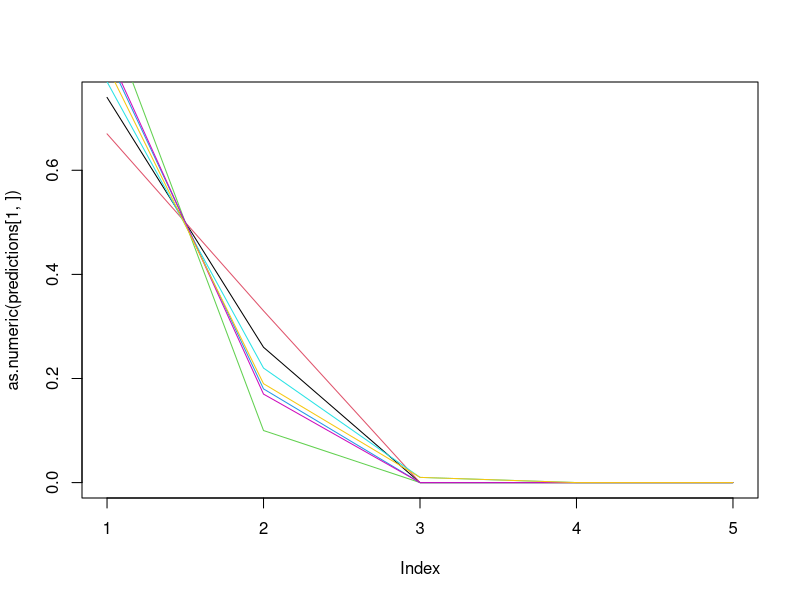

Source code (R):
# Resampling

{
  library(tidyverse)
  library(reshape2)
  library(mgcv)
  library(MASS)
  library(dplyr)
}

# Set WD
# setwd("/Users/skycope/Documents/GitHub/grass-pollen")
setwd("/Users/chloestipinovich/Documents/2020/Thesis Project/grass-pollen")


# Read in data
total   = read.csv("Final_Data/data_complete.csv", h = T) %>% mutate(date = as.Date(date))

# EMA function -----------
EMA = function (series, n){
  ema <- c()
  ema[1:(n-1)] <- NA
  ema[n]<- mean(series[1:n])
  beta <- 0.4
  for (i in (n+1):length(series)){
    ema[i] <- beta * series[i] + 
      (1-beta) * ema[i-1]
  }
  return(ema)
}

train = filter(total, fyear <= 2014) # for 2014 and before
val = filter(total, fyear == 2018)
test = filter(total, fyear == 2019)
  
  
# Training Set: exponential moving average variables
ema = train %>% 
  dplyr::select(pollen_count, ds, min_temp, max_temp, veg_index, humid, rain, wind_speed, wind_dir, fyear, season, pollen_cat) %>%
  mutate(rollmean_maxtemp   = lag(EMA(max_temp, 7), 1),
         #rollmean_vegindex = lag(rollmean(veg_index, 16, na.pad = T, align = 'right'), 1),
         rollmean_pollen    = lag(EMA(pollen_count, 7), 1),
         rollmean_rain      = lag(EMA(rain, 7), 1),
         rollmean_windspeed = lag(EMA(wind_speed, 7), 1),
         rollmean_humid =  lag(EMA(humid, 7), 1),
         rollmean_winddir = lag(EMA(wind_dir, 7), 1),
         lag2_rain = lag(rain, 1),
         lag2_pollen = lag(pollen_count, 1)) %>%
  na.omit() %>%
  mutate(index = 1:nrow(.))

# Validation Set: exponential moving average variables
val_ema = val %>% 
  dplyr::select(pollen_count, ds, min_temp, max_temp, veg_index, humid, rain, wind_speed, wind_dir, fyear, season, pollen_cat) %>%
  mutate(rollmean_maxtemp   = lag(EMA(max_temp, 7), 1),
         #rollmean_vegindex = lag(rollmean(veg_index, 16, na.pad = T, align = 'right'), 1),
         rollmean_pollen    = lag(EMA(pollen_count, 7), 1),
         rollmean_rain      = lag(EMA(rain, 7), 1),
         rollmean_windspeed = lag(EMA(wind_speed, 7), 1),
         rollmean_humid =  lag(EMA(humid, 7), 1),
         rollmean_winddir = lag(EMA(wind_dir, 7), 1),
         lag2_rain = lag(rain, 1),
         lag2_pollen = lag(pollen_count, 1)) %>%
  na.omit() %>%
  mutate(index = 1:nrow(.))

# Test Set: exponential moving average variables
test_ema = test %>% 
  dplyr::select(pollen_count, ds, min_temp, max_temp, veg_index, humid, rain, wind_speed, wind_dir, fyear, season, pollen_cat) %>%
  mutate(rollmean_maxtemp   = lag(EMA(max_temp, 7), 1),
         #rollmean_vegindex = lag(rollmean(veg_index, 16, na.pad = T, align = 'right'), 1),
         rollmean_pollen    = lag(EMA(pollen_count, 7), 1),
         rollmean_rain      = lag(EMA(rain, 7), 1),
         rollmean_windspeed = lag(EMA(wind_speed, 7), 1),
         rollmean_humid =  lag(EMA(humid, 7), 1),
         rollmean_winddir = lag(EMA(wind_dir, 7), 1),
         lag2_rain = lag(rain, 1),
         lag2_pollen = lag(pollen_count, 1)) %>%
  na.omit() %>%
  mutate(index = 1:nrow(.))

# Run GAMs with exponential moving averages
ema_1 = gam(pollen_count ~ 
              fyear +
              s(rollmean_maxtemp) +
              s(max_temp) + s(ds, bs = 'cc', by = fyear) +
              s(wind_dir, bs = 'cc') +  s(rollmean_winddir, bs = 'cc') +
              s(rain) +  s(rollmean_rain) + 
              s(rollmean_pollen) + s(wind_speed) + 
              s(rollmean_windspeed) + s(humid) + s(rollmean_humid) + 
              s(veg_index) + s(lag2_pollen) + s(lag2_rain), 
            family = nb(), data = ema, scale = -0.1)

(theta_est <- ema_1$family$getTheta(TRUE))

ema_2 = gam(pollen_count ~ 
              s(rollmean_maxtemp) +
              s(max_temp) + s(ds, bs = 'cc', by = fyear) +
              s(wind_dir, bs = 'cc') +  s(rollmean_winddir, bs = 'cc') +
              s(rain) +  s(rollmean_rain) + 
              s(rollmean_pollen) + s(wind_speed) + 
              s(rollmean_windspeed) + s(humid) + s(rollmean_humid) + 
              s(veg_index), 
            family = negbin(theta_est), data = ema)

# Set a two week period ----------
twoWeeks   = test[1:14,] %>% 
                dplyr::select(pollen_count, ds, min_temp, max_temp,
                              veg_index, humid, rain, wind_speed, wind_dir, 
                              fyear, season)
twoWeeks$pollen_count[8:14] = NA

# Function that creates required moving averages for prediction:
# - dat    = two week data set
# - rng    = 8 day period, 8th day is the prediction day
# - output = single row of data with all variables required to make prediction
lags = function(dat, rng){
  output = dat[rng,] %>%
    mutate(rollmean_maxtemp   = lag(EMA(max_temp, 7), 1),
           rollmean_pollen    = lag(EMA(pollen_count, 7), 1),
           rollmean_rain      = lag(EMA(rain, 7), 1),
           rollmean_windspeed = lag(EMA(wind_speed, 7), 1),
           rollmean_humid     = lag(EMA(humid, 7), 1),
           rollmean_winddir   = lag(EMA(wind_dir, 7), 1),
           lag2_rain          = lag(rain, 1),
           lag2_pollen        = lag(pollen_count, 1))
  return(output[8,])
}

# Function that performs prediction using ema_2
# - model = best GAM model with corresponding theta_est
# - day   = single row of all variables needed for prediction including moving averages
GAM_predict = function(model, day){
  return(exp(predict(model, day)))
}

# Function that returns Table of frequencies
# - pred = point estimate from day ahead prediction
# - n    = number of samples from neg binomial
# - table(dist_cat)/n = table of category probabilities
freq = function(pred, n){
  dist     = MASS::rnegbin(n, mu = pred, theta = theta_est)
  dist_cat = case_when(
    dist < 1 ~ "Very Low",
    dist >= 1 & dist < 3 ~ "Low",
    dist >= 3 & dist < 8 ~ "Moderate",
    dist >= 8 & dist < 14.8 ~ "High",
    dist >= 14.8 ~ "Very High") %>%
    ordered(., levels = c("Very Low", "Low", "Moderate", "High", "Very High"))
  return(list(freq_table = table(dist_cat)/n, samples = dist))
}

# Function that returns Table of frequencies from n_sample samples
# - dist = row of samples
# - n    = number of samples 
# - table(dist_cat)/n = table of category probabilities
freq2 = function(dist, n){
  dist_cat = case_when(
    dist < 1 ~ "Very Low",
    dist >= 1 & dist < 3 ~ "Low",
    dist >= 3 & dist < 8 ~ "Moderate",
    dist >= 8 & dist < 14.8 ~ "High",
    dist >= 14.8 ~ "Very High") %>%
    ordered(., levels = c("Very Low", "Low", "Moderate", "High", "Very High"))
  return(table(dist_cat)/n)
}

# Function that returns the correct historic data for a specific sample path
# - sample_row = sample path out of 1 to n_samples
# - num days   = number of days forward the sample path has predicted so far 
# - past_sample_data = two week period with specific sample path data
past = function(sample_row, num_days){
  past_sample_data = twoWeeks
  for (day in 1:num_days){
    past_sample_data$pollen_count[day+7]  = past_samples[day,sample_row]
  }
  return(past_sample_data)
}

# Initiate Storage for Predictions
predictions        = as.data.frame(matrix(NA, nrow = 7, ncol = 5))
names(predictions) = c("Very_Low", "Low", "Moderate", "High", "Very_High")
n_samples          = 100 # Set the number fo sample paths
past_samples       = matrix(NA, ncol = n_samples, nrow = 7) # stores each of the n_sample paths for the 7 days 
with_post          = FALSE

# Make 7-day-ahead predictions 
# Update twoWeeks data set as you make a new prediction
for (i in 1:7){
  if (with_post==TRUE){
    if (i == 1){
      day_ahead       = lags(twoWeeks, c(i:(i+7) ) )
      pred            = as.numeric(GAM_predict(ema_2, day_ahead))
      results         = freq(pred, n_samples)
      predictions[i,] = results$freq_table
      past_samples[i,]= results$samples   # Save random samples called posterior samples
    }
    else{
      for (j in 1:n_samples){
        day_ahead          = lags(past(j,i), c(i:(i+7) ) )
        pred               = as.numeric(GAM_predict(ema_2, day_ahead))
        results            = freq(pred, 1)
        past_samples[i,j]  = results$samples
      }
      predictions[i,]      = freq2(past_samples[i,], n_samples)
    }
  }
  if (with_post==FALSE){
    day_ahead       = lags(twoWeeks, c(i:(i+7) ) )
    pred            = as.numeric(GAM_predict(ema_2, day_ahead))
    results         = freq(pred, n_samples)
    predictions[i,] = results$freq_table
    past_samples[i,]= results$samples   # Save random samples called posterior samples
    twoWeeks$pollen_count[i+7] = pred
  }
}

plot(as.numeric(predictions[1,]), type = "l")
for(k in 2:7){
  lines(as.numeric(predictions[k,]), col = k)
}








